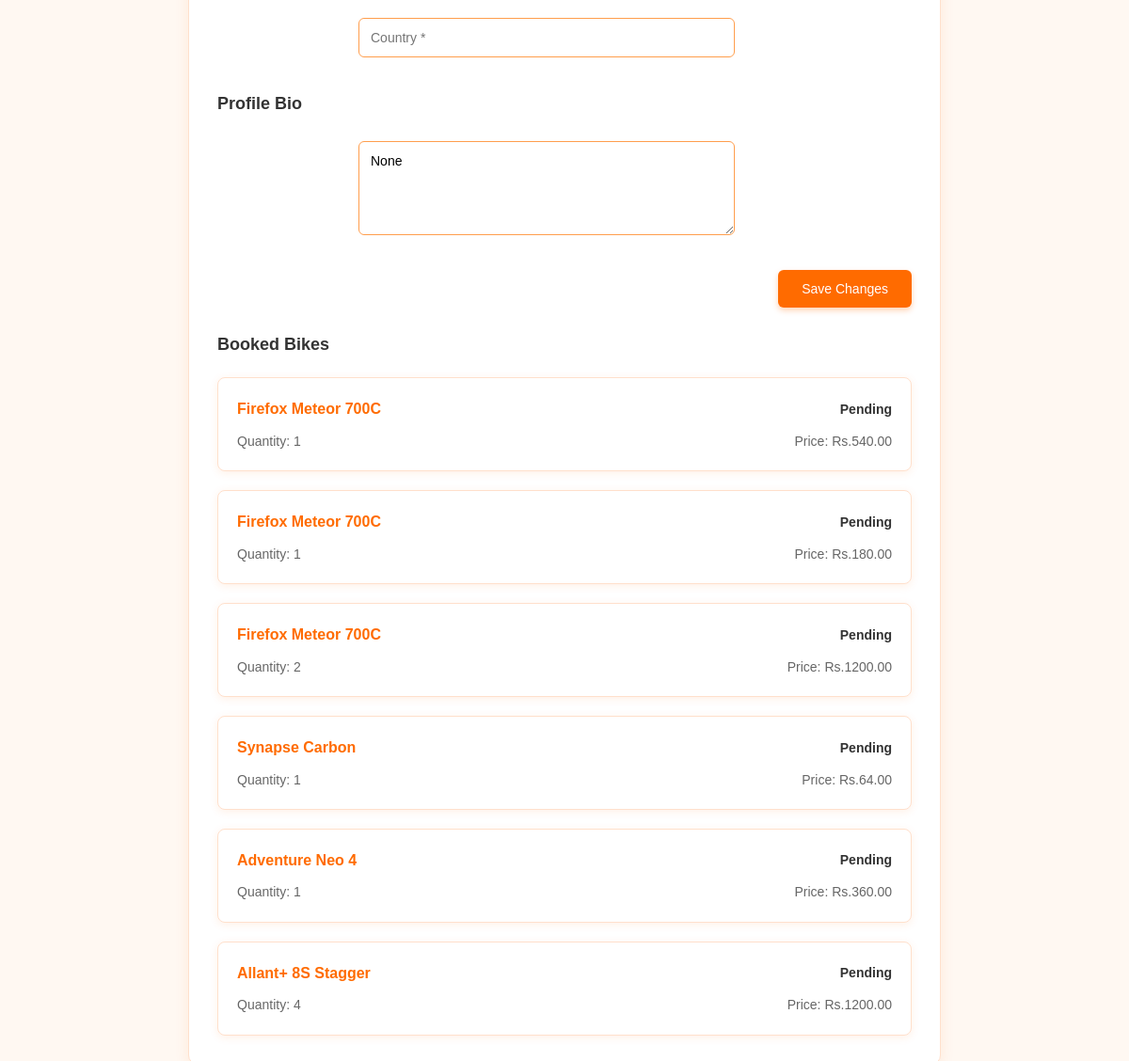
Before: /users/profile/ (signed in, lower part) with the older database file.
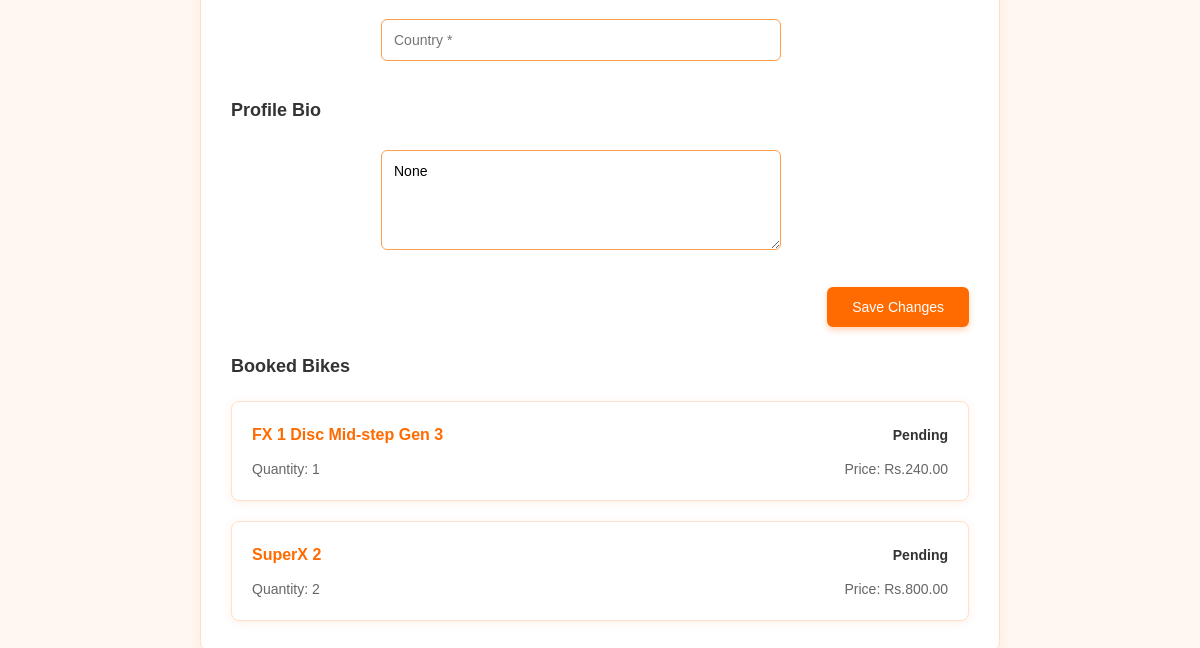
After: the same page with the newer database file.
### booking/models.py (models this page shows, shortened)
class Booking(models.Model):
    user = models.ForeignKey(User, on_delete=models.CASCADE)  # Links the booking to a user
    bike = models.ForeignKey(Bikes, on_delete=models.CASCADE)  # Links the booking to a bike
    start_date = models.DateField()  # Start date of the booking
    end_date = models.DateField()  # End date of the booking
    quantity = models.PositiveIntegerField(default=1)  # Number of bikes being rented
    total_price = models.DecimalField(max_digits=10, decimal_places=2)  # Total price for the booking
    created_at = models.DateTimeField(auto_now_add=True)  # Automatically set creation time
    status = models.CharField(max_length=20, default='Pending')  # Booking status (e.g., Pending, Confirmed)

### bikes/models.py (models this page shows, shortened)
class Bikes(models.Model):
    name = models.CharField(max_length = 100)
    description = models.TextField(blank = True)
    short_description = models.TextField(blank = True)
    category = models.CharField(max_length=50, choices=[
        ('mountain','Mountain'),
        ('city','City'),
        ('electric', 'Electric'),
        ('road','Road'),
        ('hybrid','Hybrid'),
    ])
    image = models.ImageField(upload_to = 'bike_image/', null=True, blank=True)
    image_2 = models.ImageField(upload_to='bike_image/', null=True, blank=True)
    image_3 = models.ImageField(upload_to='bike_image/', null=True, blank=True)
    image_4 = models.ImageField(upload_to='bike_image/', null=True, blank=True)
    daily_rate = models.DecimalField(max_digits=6, decimal_places=2)
    weekly_rate = models.DecimalField(max_digits=6, decimal_places=2)
    is_available = models.BooleanField(default = True)
    location = models.CharField(max_length=100, blank=True)
    latitude = models.FloatField(default=80)
    longitude = models.FloatField(default=80)
    rating = models.DecimalField(max_digits=2, decimal_places=1, default=Decimal('0.0'))
    quantity = models.PositiveIntegerField(default=1)
    created_at = models.DateTimeField(auto_now_add=True)
    updated_at = models.DateTimeField(auto_now = True)
    condition = models.TextField(null=True, blank=True)

### users/views.py (the view)
# urls.py: path('profile/', views.profile_view, name ='profile'),
@login_required
def profile_view(request):
    user = request.user
    profile, created = UserProfile.objects.get_or_create(user=user)
    booked_bikes = Booking.objects.filter(user=user)  # Fetching all bookings made by the user
    if request.method == 'POST':
        form = UserProfileForm(request.POST, request.FILES, instance=profile, user=user)
        if form.is_valid():
            user.first_name = form.cleaned_data['first_name']
            user.last_name = form.cleaned_data['last_name']
            user.save()
            form.save()
            return redirect('profile')
    else:
        form = UserProfileForm(instance=profile, user=user)
    return render(request, 'profile.html', {
        'form': form,
        'profile': profile,
        'user_rentals': booked_bikes,
        'user_profile': profile,  # ✅ Added for template use (like in the payment form)
    })

### users/forms.py
class UserProfileForm(forms.ModelForm):
    first_name = forms.CharField(max_length=30)
    last_name = forms.CharField(disabled=True)
    username = forms.CharField(disabled=True)  # ✅ ADD THIS LINE
    class Meta:
        model = UserProfile
        fields = ['street_number', 'zipcode', 'city', 'country', 'profile_pic', 'bio']
    def __init__(self, *args, **kwargs):
        user = kwargs.pop('user', None)
        super(UserProfileForm, self).__init__(*args, **kwargs)
        if user:
            self.fields['first_name'].initial = user.first_name
            self.fields['last_name'].initial = user.last_name
            self.fields['username'].initial = user.username  # ✅ This will now work!

### bike_rental/templates/profile.html (shortened to what this page needs)
{% load static %}
<!DOCTYPE html>
<html lang="en">
  <head>
  </head>
  <body>
    <div class="container">
      <form method="POST" enctype="multipart/form-data">
        <input
          type="text"
          class="address-input"
          name="country"
          placeholder="Country *"
          value="{{ profile.country }}"
        />
        <h3>Profile Bio</h3>
        <textarea class="bio-textarea" name="bio">{{ profile.bio }}</textarea>
        <div class="button-group">
          <button type="submit" class="save-btn">Save Changes</button>
        </div>
      </form>
  <h3>Booked Bikes</h3>
  <div class="booked-bikes-container">
    {% for booking in user_rentals %}
    <div class="bike-card" onclick="openPopup('popup-{{ booking.id }}')">
      <div class="bike-card-header">
        <h4>{{ booking.bike.name }}</h4>
        <span class="status-{{ booking.status }}">{{ booking.status }}</span>
      </div>
      <div class="bike-card-details">
        <span>Quantity: {{ booking.quantity }}</span>
        <span>Price: Rs.{{ booking.total_price }}</span>
      </div>
    </div>
    {% empty %}
    <p>No booked bikes found.</p>
    {% endfor %}
  </div>
</div>
  </body>
</html>

Changed rows visible on the page:
removed Booking: bike.name "Firefox Meteor 700C", status "Pending", quantity "1", total_price "540.00"
removed Booking: bike.name "Firefox Meteor 700C", status "Pending", quantity "1", total_price "180.00"
removed Booking: bike.name "Firefox Meteor 700C", status "Pending", quantity "2", total_price "1200.00"
removed Booking: bike.name "Synapse Carbon", status "Pending", quantity "1", total_price "64.00"
removed Booking: bike.name "Adventure Neo 4", status "Pending", quantity "1", total_price "360.00"
removed Booking: bike.name "Allant+ 8S Stagger", status "Pending", quantity "4", total_price "1200.00"
added Booking: bike.name "FX 1 Disc Mid-step Gen 3", status "Pending", quantity "1", total_price "240.00"
added Booking: bike.name "SuperX 2", status "Pending", quantity "2", total_price "800.00"
